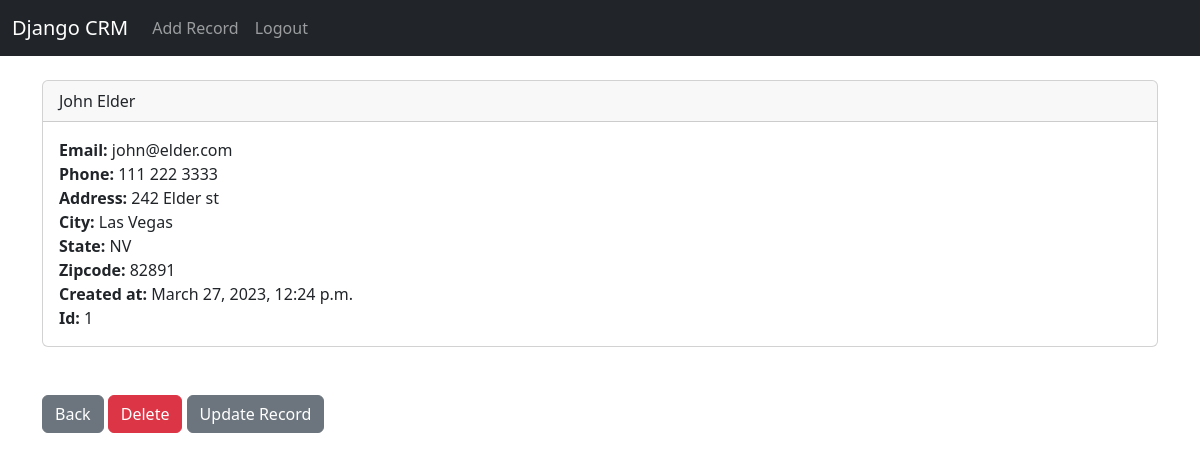
The page /record/1 (signed in) on the database its author committed.
### website/models.py (models this page shows, shortened)
class Record(models.Model):
    created_at = models.DateTimeField(auto_now_add=True)
    first_name = models.CharField(max_length=50)
    last_name = models.CharField(max_length=50)
    email = models.CharField(max_length=100)
    phone = models.CharField(max_length=15)
    address = models.CharField(max_length=100)
    city = models.CharField(max_length=50)
    state = models.CharField(max_length=50)
    zipcode = models.CharField(max_length=20)

### website/views.py (the view)
# urls.py: path('record/<int:pk>', views.customer_record, name='record'),
def customer_record(request, pk):
    if request.user.is_authenticated:
        customer_record = Record.objects.get(id=pk)
        return render(request, 'record.html', {'customer_record': customer_record})
    else:
        messages.success(request, "You must be logged in to view that page")
        return redirect('home')

### website/templates/record.html
{% extends 'base.html' %}
{% block content %}
<div class="card">
  <div class="card-header">
    {{ customer_record.first_name }} {{ customer_record.last_name }}
  </div>
  <div class="card-body">
    <p class="card-text">
        <strong>Email: </strong>{{ customer_record.email }}<br />
        <strong>Phone: </strong>{{ customer_record.phone }}<br />
        <strong>Address: </strong>{{ customer_record.address }}<br />
        <strong>City: </strong>{{ customer_record.city }}<br />
        <strong>State: </strong>{{ customer_record.state }}<br />
        <strong>Zipcode: </strong>{{ customer_record.zipcode }}<br />
        <strong>Created at: </strong>{{ customer_record.created_at }}<br />
        <strong>Id: </strong>{{ customer_record.id }}<br />
    </p>
  </div>
</div>
<br/><br/>
<a href="{% url 'home' %}" class='btn btn-secondary'>Back</a>
<a href="{% url 'delete_record' customer_record.id %}" class='btn btn-danger'>Delete</a>
<a href="{% url 'update_record' customer_record.id %}" class='btn btn-secondary'>Update Record</a>
{% endblock %}

### rows shown on the page
Record: first_name "John", last_name "Elder", email "john@elder.com", phone "111 222 3333", address "242 Elder st", city "Las Vegas", state "NV", zipcode "82891", created_at "March 27, 2023, 12:24 p.m.", id "1"
